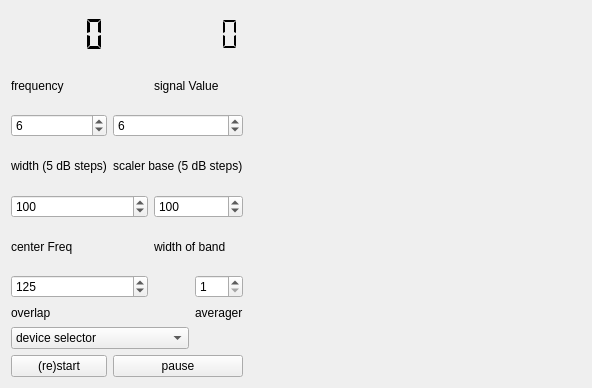
<?xml version="1.0" encoding="UTF-8"?>
<ui version="4.0">
 <class>scopeWidget</class>
 <widget class="QWidget" name="scopeWidget">
  <property name="geometry">
   <rect>
    <x>0</x>
    <y>0</y>
    <width>592</width>
    <height>388</height>
   </rect>
  </property>
  <property name="windowTitle">
   <string>panoramascope</string>
  </property>
  <layout class="QHBoxLayout" name="horizontalLayout">
   <item>
    <layout class="QGridLayout" name="gridLayout">
     <item row="0" column="0">
      <widget class="QLCDNumber" name="selectedFreq">
       <property name="toolTip">
        <string>&lt;html&gt;&lt;head/&gt;&lt;body&gt;&lt;p&gt;Selecting a point in the spectrum that is shown with the cursor, and pressting the mouse button right will display the frequyency belonging to thst point&lt;/p&gt;&lt;/body&gt;&lt;/html&gt;</string>
       </property>
       <property name="frameShape">
        <enum>QFrame::NoFrame</enum>
       </property>
       <property name="segmentStyle">
        <enum>QLCDNumber::Flat</enum>
       </property>
      </widget>
     </item>
     <item row="0" column="2" colspan="2">
      <widget class="QLCDNumber" name="Strength">
       <property name="frameShape">
        <enum>QFrame::NoFrame</enum>
       </property>
       <property name="segmentStyle">
        <enum>QLCDNumber::Flat</enum>
       </property>
      </widget>
     </item>
     <item row="1" column="0">
      <widget class="QLabel" name="label_5">
       <property name="text">
        <string>frequency</string>
       </property>
      </widget>
     </item>
     <item row="1" column="2" colspan="2">
      <widget class="QLabel" name="label_7">
       <property name="text">
        <string>signal Value </string>
       </property>
      </widget>
     </item>
     <item row="2" column="0">
      <widget class="QSpinBox" name="scalerWidth">
       <property name="toolTip">
        <string>&lt;html&gt;&lt;head/&gt;&lt;body&gt;&lt;p&gt;The range of the Y-axis of the scope. stepsize is 5 dB, so when the scalerBase = set to 10, and the scalerwidth is set to 5, the scope has a Y-axis of -50 .. -25 dB&lt;/p&gt;&lt;/body&gt;&lt;/html&gt;</string>
       </property>
       <property name="maximum">
        <number>28</number>
       </property>
       <property name="value">
        <number>6</number>
       </property>
      </widget>
     </item>
     <item row="2" column="1" colspan="3">
      <widget class="QSpinBox" name="scalerBase">
       <property name="toolTip">
        <string>&lt;html&gt;&lt;head/&gt;&lt;body&gt;&lt;p&gt;scalerBase, sets the baseLine of the scope to a value, stepsize is 5, so a value of 10 gives a baseline of -50 dB&lt;/p&gt;&lt;/body&gt;&lt;/html&gt;</string>
       </property>
       <property name="minimum">
        <number>1</number>
       </property>
       <property name="maximum">
        <number>28</number>
       </property>
       <property name="value">
        <number>6</number>
       </property>
      </widget>
     </item>
     <item row="3" column="0">
      <widget class="QLabel" name="label">
       <property name="text">
        <string>width (5 dB steps)</string>
       </property>
      </widget>
     </item>
     <item row="3" column="1" colspan="3">
      <widget class="QLabel" name="label_6">
       <property name="text">
        <string>scaler base (5 dB steps)</string>
       </property>
      </widget>
     </item>
     <item row="4" column="0" colspan="2">
      <widget class="QSpinBox" name="centerFreq">
       <property name="toolTip">
        <string>&lt;html&gt;&lt;head/&gt;&lt;body&gt;&lt;p&gt;center frequency (in MHz)&lt;/p&gt;&lt;/body&gt;&lt;/html&gt;</string>
       </property>
       <property name="minimum">
        <number>3</number>
       </property>
       <property name="maximum">
        <number>1950</number>
       </property>
       <property name="value">
        <number>100</number>
       </property>
      </widget>
     </item>
     <item row="4" column="2" colspan="2">
      <widget class="QSpinBox" name="bandWidth">
       <property name="toolTip">
        <string>&lt;html&gt;&lt;head/&gt;&lt;body&gt;&lt;p&gt;width of the band to consider (in MHz)&lt;/p&gt;&lt;/body&gt;&lt;/html&gt;</string>
       </property>
       <property name="maximum">
        <number>2000</number>
       </property>
       <property name="singleStep">
        <number>5</number>
       </property>
       <property name="value">
        <number>100</number>
       </property>
      </widget>
     </item>
     <item row="5" column="0">
      <widget class="QLabel" name="label_3">
       <property name="text">
        <string>center Freq</string>
       </property>
      </widget>
     </item>
     <item row="5" column="2" colspan="2">
      <widget class="QLabel" name="label_4">
       <property name="text">
        <string>width of band</string>
       </property>
      </widget>
     </item>
     <item row="6" column="0" colspan="2">
      <layout class="QVBoxLayout" name="verticalLayout_2">
       <item>
        <widget class="QSpinBox" name="overlapper">
         <property name="toolTip">
          <string>&lt;html&gt;&lt;head/&gt;&lt;body&gt;&lt;p&gt;Overlap. In order to smoothen the transition between successively displayed segments, the last part of a displayed segment is combined with the first part of the next segment. This value indicates&lt;/p&gt;&lt;p&gt;the extend of the overlap (values allowed to 500)&lt;/p&gt;&lt;/body&gt;&lt;/html&gt;</string>
         </property>
         <property name="minimum">
          <number>0</number>
         </property>
         <property name="maximum">
          <number>500</number>
         </property>
         <property name="singleStep">
          <number>10</number>
         </property>
         <property name="value">
          <number>125</number>
         </property>
        </widget>
       </item>
       <item>
        <widget class="QLabel" name="label_8">
         <property name="text">
          <string>overlap</string>
         </property>
        </widget>
       </item>
      </layout>
     </item>
     <item row="6" column="3">
      <layout class="QVBoxLayout" name="verticalLayout">
       <item>
        <widget class="QSpinBox" name="averager">
         <property name="toolTip">
          <string>&lt;html&gt;&lt;head/&gt;&lt;body&gt;&lt;p&gt;In general, taking the average of subsequent fftValues over the same frequencies will smoothen the spectrum. The number in this spinbox tells - after restarting - the number of such segments taken into account.&lt;/p&gt;&lt;/body&gt;&lt;/html&gt;</string>
         </property>
         <property name="minimum">
          <number>1</number>
         </property>
         <property name="maximum">
          <number>5</number>
         </property>
        </widget>
       </item>
       <item>
        <widget class="QLabel" name="label_2">
         <property name="text">
          <string>averager</string>
         </property>
        </widget>
       </item>
      </layout>
     </item>
     <item row="7" column="0" colspan="3">
      <widget class="QComboBox" name="deviceSelector">
       <property name="toolTip">
        <string>&lt;html&gt;&lt;head/&gt;&lt;body&gt;&lt;p&gt;device selector. Per program run a device is selected. actually, nothing will happen until a device is selected.&lt;/p&gt;&lt;/body&gt;&lt;/html&gt;</string>
       </property>
       <item>
        <property name="text">
         <string>device selector</string>
        </property>
       </item>
      </widget>
     </item>
     <item row="8" column="0">
      <widget class="QPushButton" name="startButton">
       <property name="toolTip">
        <string>&lt;html&gt;&lt;head/&gt;&lt;body&gt;&lt;p&gt;start and restart. Assuming a device is selected, the program will start to run after touching this button. If touched for a second time, a new run will be started, using the low and high frequency setting that are then visible on the spinboxes.&lt;/p&gt;&lt;/body&gt;&lt;/html&gt;</string>
       </property>
       <property name="text">
        <string>(re)start</string>
       </property>
      </widget>
     </item>
     <item row="8" column="1" colspan="3">
      <widget class="QPushButton" name="pauseButton">
       <property name="toolTip">
        <string>&lt;html&gt;&lt;head/&gt;&lt;body&gt;&lt;p&gt;pause button: touching it will pause the processing of signals. Note: first the &lt;/p&gt;&lt;p&gt;computation of the current spectrum will be finished&lt;/p&gt;&lt;/body&gt;&lt;/html&gt;</string>
       </property>
       <property name="text">
        <string>pause</string>
       </property>
      </widget>
     </item>
    </layout>
   </item>
   <item>
    <widget class="QwtPlot" name="panoramaScope">
     <property name="sizePolicy">
      <sizepolicy hsizetype="Expanding" vsizetype="Expanding">
       <horstretch>0</horstretch>
       <verstretch>0</verstretch>
      </sizepolicy>
     </property>
     <property name="toolTip">
      <string>&lt;html&gt;&lt;head/&gt;&lt;body&gt;&lt;p&gt;PanoramaViewer&lt;/p&gt;&lt;p&gt;The spectrum of the incoming signal is shown here. &lt;/p&gt;&lt;/body&gt;&lt;/html&gt;</string>
     </property>
    </widget>
   </item>
  </layout>
 </widget>
 <customwidgets>
  <customwidget>
   <class>QwtPlot</class>
   <extends>QFrame</extends>
   <header>qwt_plot.h</header>
   <container>1</container>
  </customwidget>
 </customwidgets>
 <resources/>
 <connections/>
</ui>
